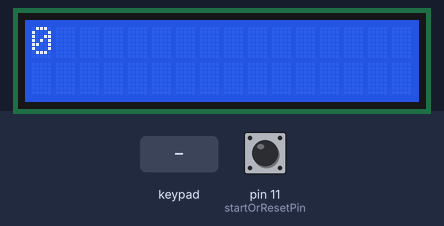
Recording of a sketch running on a simulated Arduino Uno, built with avr-gcc and run on an emulated ATmega328P. On the bench: 16×2 character LCD. Inputs (shaded band) come from the test bench; at power-on: pin 11 (startOrResetPin) HIGH. What the sketch prints to the serial monitor is not drawn.

Above: at 0.1 s.
At 1.2 s:
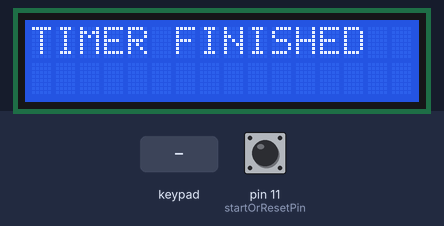
1.3 s: key '#' pressed
7.4 s: pin 11 (startOrResetPin) pulled LOW for 1.4 s
At 8.5 s:
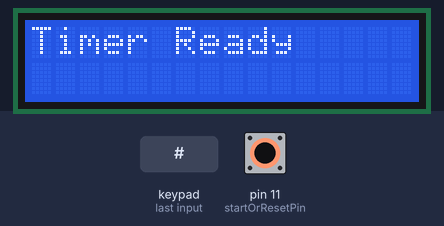
10.3 s: pin 11 (startOrResetPin) pulled LOW for 3.2 s
Timing chart, 0 to 13.3 s (numbered marks = the images above; inputs shaded):
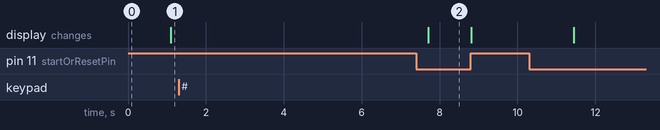

The sketch:

timer.ino
```cpp
#include <Keypad.h>
#include <LiquidCrystal_I2C.h>


/*
This code was written for an Arduino Uno,  using a matrix keypad and I2C capable/adapted
16x2 LCD screen. This code defines a simple timer, where upon startup, the user can
select a time to count from, and then press start. At this point, the timer will count
down to 0, and display a "finished" message.
*/

// pin on arduino used for reset button
const int startOrResetPin = 11;


// ---- KEYPAD VARIABLES ----
// rows and columns for the matrix keypad
const byte ROWS = 4;
const byte COLS = 4;

// pins on arduino used for keypad input
byte rowPins[ROWS] = {9, 8, 7, 6};
byte colPins[COLS] = {5, 4, 3, 2};

// defining matrix keypad values
char hexaKeys[ROWS][COLS] = {
  {'1', '2', '3', 'A'},
  {'4', '5', '6', 'B'},
  {'7', '8', '9', 'C'},
  {'*', '0', '#', 'D'}
};

// initialise keypad object
Keypad customKeypad = Keypad(makeKeymap(hexaKeys), rowPins, colPins, ROWS, COLS);


// create lcd object
LiquidCrystal_I2C lcd(32, 16, 2);

// variables for recording timer data
char timerMaxDigits = 2;  // max number of digits available to timeInput
int digitCount = 0;		    // number of digits
int timeInput = 0;		    // time to count from as entered by the user

// array to put user input in before calculating timeInput
int digits[] = {0, 0};

// ----------------------------------------------------------------------

void setup() {
  // set up lcd
  lcd.backlight();
  lcd.init();

  // set pin for resetting or starting timer to output
  pinMode(startOrResetPin, INPUT);

  Serial.begin(9600);
}

// ----------------------------------------------------------------------

void loop() {

  // init lcd and print instructions
  lcd.clear();
  lcd.setCursor(0, 0);
  lcd.print("Timer Ready");

  readKeyStrokes();       // get input from user and put into digits[] arrray
  calcTimeInput();        // calculate timeInput based on user input
  countDown();            // start countdown
  printFinishedMessage(); // print message when countdown finished
}

// ----------------------------------------------------------------------

// function for reading user input
void readKeyStrokes() {

  bool buttonState = LOW;
  int magnitude;

  while(buttonState != HIGH) {

    // get key value if pressed
    char customKey = customKeypad.getKey();

    // if key pressed and not reached max digits
    if(customKey && digitCount < timerMaxDigits) {

      int input = customKey-48;			  // convert char to int
      digits[digitCount] = input;     // add input to array of digits
      lcd.setCursor(digitCount, 1);		// set cursor
      lcd.print(input);  				      // print input
      digitCount++;						        // increment digitCount
    }

    // check buttonState
    buttonState = digitalRead(startOrResetPin);
  }
}

// ----------------------------------------------------------------------

void calcTimeInput() {

  int digit;
  int magnitude;
  int reverseCounter = digitCount-1;


  for(int i = 0; i < digitCount; i++) {
    // convert to appropriate magnitude
    magnitude = pow(10, reverseCounter);
    Serial.println(magnitude);
    digit = digits[i];
    digit *= magnitude;
    timeInput += digit;

    reverseCounter--;
  }

}

// ----------------------------------------------------------------------

void countDown() {
  int curr = timeInput;
  unsigned long time;
  bool buttonState = LOW;

  while(curr >= 0 && buttonState != HIGH) {
    lcd.clear();
    lcd.setCursor(0, 0);
    lcd.print(curr--);

    time = millis();
    while(millis() - time < 1000) {
      delay(10); //TEMP FOR TINKERCAD
    }

    buttonState = digitalRead(startOrResetPin);
  }
}

// ----------------------------------------------------------------------

void printFinishedMessage() {

  int x = 5;
  unsigned long time;

  while(x-- >= 0) {

    lcd.clear();
    lcd.setCursor(0, 0);
    lcd.print("TIMER FINISHED");


    time = millis();
    while(millis() - time < 200) {
      delay(10); //TEMP FOR TINKERCAD;
    }
  }
}

// ----------------------------------------------------------------------

// quick exponentiation function
int pow(int base, int exponent) {

  int result = base;

  if(exponent == 0)
  	result = 1;
  else {
    result = base;

    while(exponent > 1) {
      result *= base;
      exponent--;
    }
  }
  return result;
}


    
```

Measured:
- after the input at 1.3 s, every drawn part: stays the same
- after the input at 7.4 s, the display: changes after 0.31 s (image 2)
